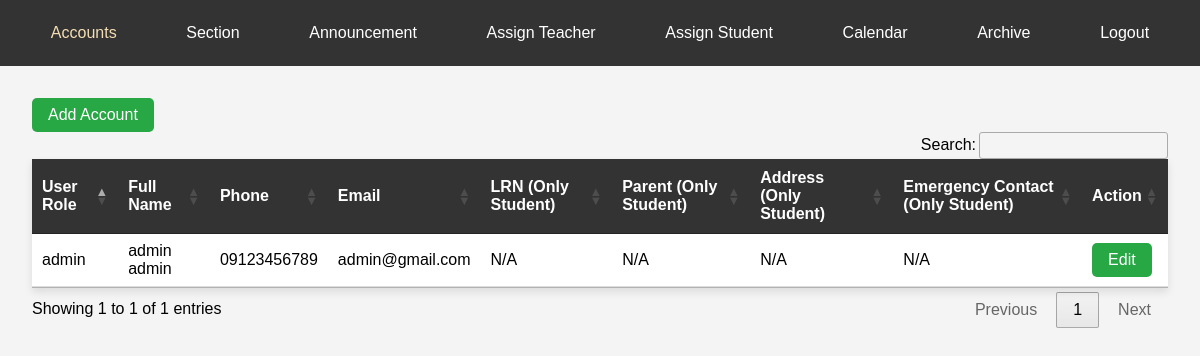
Page /admin/account-approval.php (signed in) on the earlier database version.
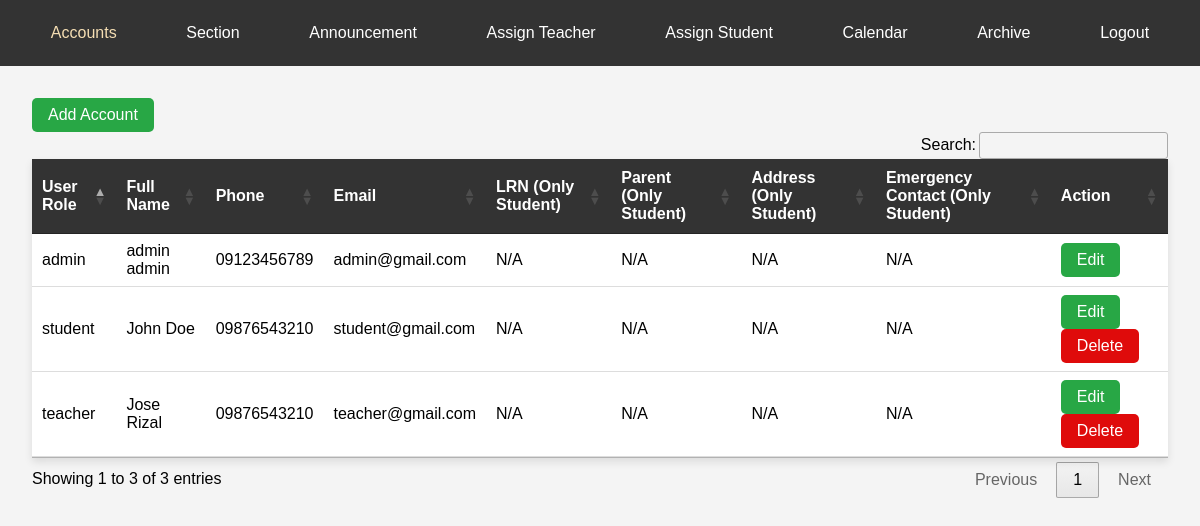
Same page on the later database version.
### tables this page shows
CREATE TABLE users (
    id INT AUTO_INCREMENT PRIMARY KEY,
    firstName VARCHAR(50) NOT NULL,
    lastName VARCHAR(50) NOT NULL,
    email VARCHAR(100) NOT NULL UNIQUE,
    phone VARCHAR(20),
    password VARCHAR(255) NOT NULL,
    userRole ENUM('admin', 'teacher', 'student') NOT NULL,
    changePassword ENUM('yes', 'no') DEFAULT 'no',
    is_archived TINYINT(1) DEFAULT 0,
    progress VARCHAR(30) DEFAULT NULL
);

### admin/account-approval.php (the view, shortened to what this page needs)
<?php
include "../database/database.php";
$query = "
    SELECT u.id, u.userRole, CONCAT(u.firstName, ' ', u.lastName) AS fullName,
           COALESCE(s.lrn, 'N/A') AS lrn, u.phone, u.email,
           COALESCE(s.parent, 'N/A') AS parent,
           COALESCE(s.address, 'N/A') AS address,
           COALESCE(s.number, 'N/A') AS number
    FROM users u
    LEFT JOIN studentLrn s ON u.id = s.user_id
    WHERE u.is_archived = 0
";
$result = $conn->query($query);
if ($result->num_rows > 0) {
    $tableRows = '';
    while ($row = $result->fetch_assoc()) {
        $deleteButton = '';
        if ($row['userRole'] !== 'admin') {
            $deleteButton = '<a href="?delete=' . htmlspecialchars($row['id']) . '" onclick="return confirm(\'Are you sure you want to delete this user?\');"><button class="buttons">Delete</button></a>';
        }
        $tableRows .= '<tr>
        <td>' . htmlspecialchars($row['userRole']) . '</td>
        <td>' . htmlspecialchars($row['fullName']) . '</td>
        <td>' . htmlspecialchars($row['phone']) . '</td>
        <td>' . htmlspecialchars($row['email']) . '</td>
        <td>' . htmlspecialchars($row['lrn']) . '</td>
        <td>' . htmlspecialchars($row['parent']) . '</td>
        <td>' . htmlspecialchars($row['address']) . '</td>
        <td>' . htmlspecialchars($row['number']) . '</td>
        <td>
            <button class="button edit-btn" data-id="' . htmlspecialchars($row['id']) . '">Edit</button>
            ' . $deleteButton . '
        </td>
    </tr>';
    }
} else {
    $tableRows = '<tr><td colspan="9">No records found.</td></tr>';
}
?>
<!DOCTYPE html>
<html lang="en">
<head>
  <link rel="stylesheet" href="../asset/css/account-approval.css">
   <link rel="stylesheet" href="https://cdn.datatables.net/1.13.4/css/jquery.dataTables.min.css">
</head>
<body>
  <div class="navbar">
    <a href="../admin/account-approval.php" style="color:wheat">Accounts</a>
    <a href="../admin/section.php">Section</a>
    <a href="../admin/announcement.php">Announcement</a>
    <a href="../admin/registration.php">Assign Teacher</a>
    <a href="../admin/student-registration.php">Assign Student</a>
    <a href="../admin/calendar.php">Calendar</a>
    <a href="../admin/archive.php">Archive</a>
    <a href="../controller/LogoutController/logOut.php">Logout</a>
  </div>
  <div class="container">
    <button class="button" id="openModal">Add Account</button>
     <table id="myTable">
        <thead>
            <tr>
                <th>User Role</th>
                <th>Full Name</th>
                <th>Phone</th>
                <th>Email</th>
                <th>LRN (Only Student)</th>
                <th>Parent (Only Student)</th>
                <th>Address (Only Student)</th>
                <th>Emergency Contact (Only Student)</th>
                <th>Action</th>
            </tr>
        </thead>
        <tbody>
            <?php echo $tableRows; ?>
        </tbody>
    </table>
  </div>
</body>
</html>

### asset/css/account-approval.css (style rules this page uses)
body { font-family: Arial, sans-serif; margin: 0; padding: 0; background: #f4f4f4; }
.navbar { background: #333; color: #fff; padding: 1rem; display: flex; justify-content: space-around; }
.navbar a { color: #fff; text-decoration: none; padding: 0.5rem 1rem; }
.container { padding: 2rem; max-width: 1200px; margin: auto; }
table { width: 100%; border-collapse: collapse; margin-bottom: 2rem; box-shadow: 0 4px 8px rgba(0, 0, 0, 0.1); background: #fff; }
th, td { padding: 1rem; text-align: left; border-bottom: 1px solid #ddd; }
th { background: #333; color: #fff; }
tr:nth-child(even) { background: #f9f9f9; }
.button { padding: 0.5rem 1rem; border: none; border-radius: 5px; background: #28a745; color: #fff; cursor: pointer; font-size: 1rem; }
.buttons { padding: 0.5rem 1rem; border: none; border-radius: 5px; background: #df0b0b; color: #fff; cursor: pointer; font-size: 1rem; }

Differences in the rows shown:
added users: userRole "student", fullName "John Doe", phone "09876543210", email "student@gmail.com", lrn "N/A", parent "N/A", address "N/A", number "N/A"
added users: userRole "teacher", fullName "Jose Rizal", phone "09876543210", email "teacher@gmail.com", lrn "N/A", parent "N/A", address "N/A", number "N/A"
Other differences:
text written by a page script: "Search: Showing 1 to 1 of 1 entries Previous 1 Next" → "Search: Showing 1 to 3 of 3 entries Previous 1 Next"
